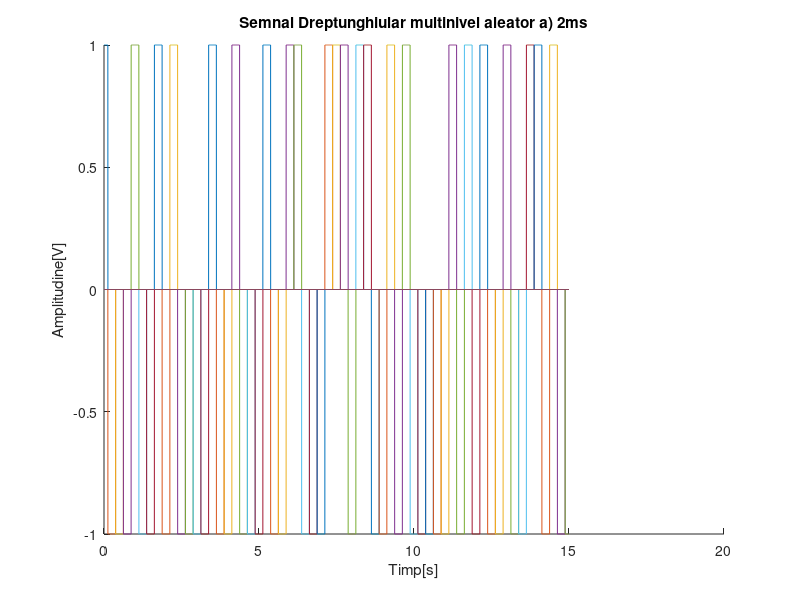

Source code (MATLAB): (Note: a time limit stopped this script after it produced the figure.)
t=0:0.002:15;
%a)
niv = [-1 1];
figure(1)
hold on
title('Semnal Dreptunghiular multinivel aleator a) 2ms')
xlabel('Timp[s]')
ylabel('Amplitudine[V]')
for n=0:0.25:40
    x = datasample(niv, 1)
    plot(t,x*rectpuls(t-n, 0.25) )
end
% Graficul fiecarui subpunct a fost creat intr-un grafic separat utiliand
%   comanda figure(n). y=datasample(data,k) returneaza k observatii extrase
%   aleator din matricea/vectorul data. y=rectpuls(t,w) genereaza un impuls
%   de unitate A=1 dreptunghiular de durata w centrat in t. hold on retine
%   graficele deja existente in sistemul de axe asupra caruia se opereaza.
% Se goloseste aceeasi metoda pentru celelealte subpuncte si la celelalte
%  rezolutii temporale.

%b)
niv = [-3 -1 3 1];
figure(2)
hold on
title('Semnal Dreptunghiular multinivel aleator b)2ms')
xlabel('Timp[s]')
ylabel('Amplitudine[V]')
for n=0:0.25:40
    x = datasample(niv, 1)
    plot(t,x*rectpuls(t-n, 0.25) )
end

%c)
niv = [-5 -3 -1 3 1 5];
figure(3)
hold on
title('Semnal Dreptunghiular multinivel aleator c)2ms')
xlabel('Timp[s]')
ylabel('Amplitudine[V]')
for n=0:0.25:40
    x = datasample(niv, 1)
    plot(t,x*rectpuls(t-n, 0.25) )
end

%d)
niv = [-7 -5 -3 -1 3 1 5 7];
figure(4)
hold on
title('Semnal Dreptunghiular multinivel aleator d)2ms')
xlabel('Timp[s]')
ylabel('Amplitudine[V]')
for n=0:0.25:40
    x = datasample(niv, 1)
    plot(t,x*rectpuls(t-n, 0.25) )
end

t=0:0.02:15;
%a)
niv = [-1 1];
figure(5)
hold on
title('Semnal Dreptunghiular multinivel aleator a) 20ms')
xlabel('Timp[s]')
ylabel('Amplitudine[V]')
for n=0:0.25:40
    x = datasample(niv, 1)
    plot(t,x*rectpuls(t-n, 0.25) )
end

%b)
niv = [-3 -1 3 1];
figure(6)
hold on
title('Semnal Dreptunghiular multinivel aleator b)20ms')
xlabel('Timp[s]')
ylabel('Amplitudine[V]')
for n=0:0.25:40
    x = datasample(niv, 1)
    plot(t,x*rectpuls(t-n, 0.25) )
end

%c)
niv = [-5 -3 -1 3 1 5];
figure(7)
hold on
title('Semnal Dreptunghiular multinivel aleator c)20ms')
xlabel('Timp[s]')
ylabel('Amplitudine[V]')
for n=0:0.25:40
    x = datasample(niv, 1)
    plot(t,x*rectpuls(t-n, 0.25) )
end

%d)
niv = [-7 -5 -3 -1 3 1 5 7];
figure(8)
hold on
title('Semnal Dreptunghiular multinivel aleator d)20ms')
xlabel('Timp[s]')
ylabel('Amplitudine[V]')
for n=0:0.25:40
    x = datasample(niv, 1)
    plot(t,x*rectpuls(t-n, 0.25) )
end

t=0:0.2:15;
%a)
niv = [-1 1];
figure(9)
hold on
title('Semnal Dreptunghiular multinivel aleator a) 200ms')
xlabel('Timp[s]')
ylabel('Amplitudine[V]')
for n=0:0.25:40
    x = datasample(niv, 1)
    plot(t,x*rectpuls(t-n, 0.25) )
end

%b)
niv = [-3 -1 3 1];
figure(10)
hold on
title('Semnal Dreptunghiular multinivel aleator b)200ms')
xlabel('Timp[s]')
ylabel('Amplitudine[V]')
for n=0:0.25:40
    x = datasample(niv, 1)
    plot(t,x*rectpuls(t-n, 0.25) )
end

%c)
niv = [-5 -3 -1 3 1 5];
figure(11)
hold on
title('Semnal Dreptunghiular multinivel aleator c)200ms')
xlabel('Timp[s]')
ylabel('Amplitudine[V]')
for n=0:0.25:40
    x = datasample(niv, 1)
    plot(t,x*rectpuls(t-n, 0.25) )
end

%d)
niv = [-7 -5 -3 -1 3 1 5 7];
figure(12)
hold on
title('Semnal Dreptunghiular multinivel aleator d)200ms')
xlabel('Timp[s]')
ylabel('Amplitudine[V]')
for n=0:0.25:40
    x = datasample(niv, 1)
    plot(t,x*rectpuls(t-n, 0.25) )
end
